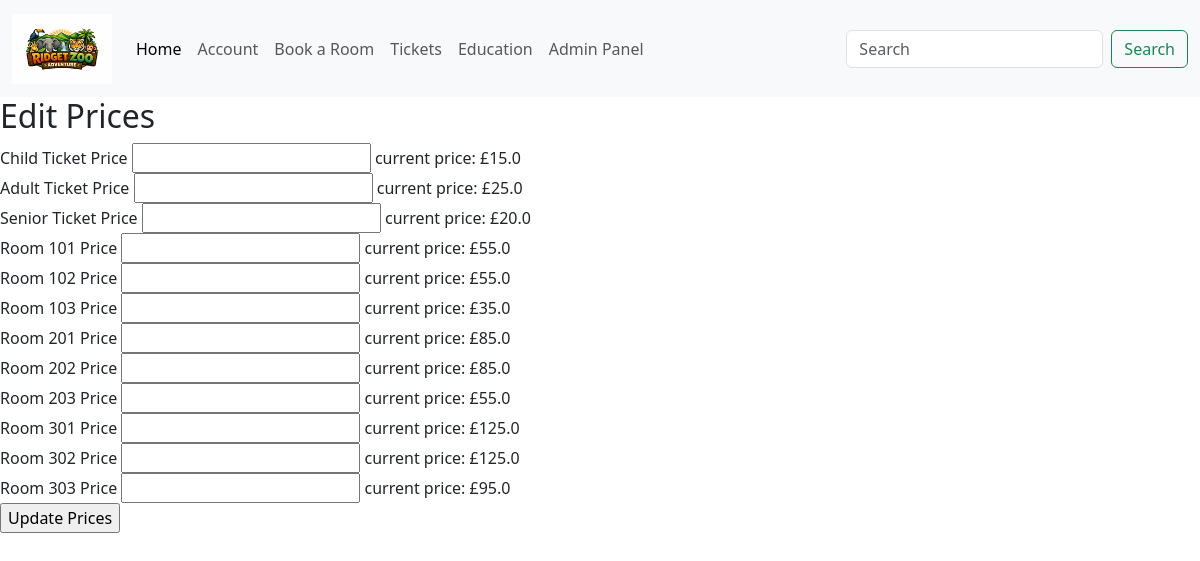
Screenshot of /edit_prices (signed in) with the database file from the repository.
### database.py (models this page shows)
class ticket_prices(db.Model):
    price_id = db.Column(db.Integer, primary_key=True)
    child_price = db.Column(db.Float, nullable=False)
    adult_price = db.Column(db.Float, nullable=False)
    senior_price = db.Column(db.Float, nullable=False)

class rooms(db.Model):
    room_id = db.Column(db.Integer, primary_key=True)
    number = db.Column(db.Integer, unique=True, nullable=False)
    type = db.Column(db.String(50), nullable=False)
    capacity = db.Column(db.Integer, nullable=False)
    price_per_night = db.Column(db.Float, nullable=False)
    availability = db.Column(db.Boolean, default=True)

### routes.py (the view)
@routes_blueprint.route('/edit_prices', methods=['POST', 'GET'])
@login_required
def edit_prices():
    if not current_user.is_admin:
        flash('Access denied. Admins only.', 'error')
        return redirect(url_for('routes.index'))
    form = EditPricesForm()
    session['current_prices'] = {
        'child_price': ticket_prices.query.first().child_price,
        'adult_price': ticket_prices.query.first().adult_price,
        'senior_price': ticket_prices.query.first().senior_price,
        'room_101_price': rooms.query.filter_by(number=101).first().price_per_night,
        'room_102_price': rooms.query.filter_by(number=102).first().price_per_night,
        'room_103_price': rooms.query.filter_by(number=103).first().price_per_night,
        'room_201_price': rooms.query.filter_by(number=201).first().price_per_night,
        'room_202_price': rooms.query.filter_by(number=202).first().price_per_night,
        'room_203_price': rooms.query.filter_by(number=203).first().price_per_night,
        'room_301_price': rooms.query.filter_by(number=301).first().price_per_night,
        'room_302_price': rooms.query.filter_by(number=302).first().price_per_night,
        'room_303_price': rooms.query.filter_by(number=303).first().price_per_night
        }
    print(session['current_prices'])
    if form.validate_on_submit():
        try:
            child_price = float(form.child_price.data)
        except ValueError:
            child_price = ticket_prices.query.first().child_price
        try:
            adult_price = float(form.adult_price.data)
        except ValueError:
            adult_price = ticket_prices.query.first().adult_price
        try:
            senior_price = float(form.senior_price.data)
        except ValueError:
            senior_price = ticket_prices.query.first().senior_price
        try:
            room_101_price = float(form.room_101_price.data)
        except ValueError:
            room_101_price = rooms.query.filter_by(number=101).first().price_per_night
        try:
            room_102_price = float(form.room_102_price.data)
        except ValueError:
            room_102_price = rooms.query.filter_by(number=102).first().price_per_night
        try:
            room_103_price = float(form.room_103_price.data)
        except ValueError:
            room_103_price = rooms.query.filter_by(number=103).first().price_per_night
        try:
            room_201_price = float(form.room_201_price.data)
        except ValueError:
            room_201_price = rooms.query.filter_by(number=201).first().price_per_night
        try:
            room_202_price = float(form.room_202_price.data)
        except ValueError:
            room_202_price = rooms.query.filter_by(number=202).first().price_per_night
        try:
            room_203_price = float(form.room_203_price.data)
        except ValueError:
            room_203_price = rooms.query.filter_by(number=203).first().price_per_night
        try:
            room_301_price = float(form.room_301_price.data)
        except ValueError:
            room_301_price = rooms.query.filter_by(number=301).first().price_per_night
        try:
            room_302_price = float(form.room_302_price.data)
        except ValueError:
            room_302_price = rooms.query.filter_by(number=302).first().price_per_night
        try:
            room_303_price = float(form.room_303_price.data)
        except ValueError:
            room_303_price = rooms.query.filter_by(number=303).first().price_per_night
        current_ticket_prices = ticket_prices.query.first()
        db.session.delete(current_ticket_prices)
        new_ticket_prices = ticket_prices(
            child_price=child_price,
            adult_price=adult_price,
            senior_price=senior_price
        )
        db.session.add(new_ticket_prices)
        room_101 = rooms.query.filter_by(number=101).first()
        room_101.price_per_night = room_101_price
        room_102 = rooms.query.filter_by(number=102).first()
        room_102.price_per_night = room_102_price
        room_103 = rooms.query.filter_by(number=103).first()
        room_103.price_per_night = room_103_price
        room_201 = rooms.query.filter_by(number=201).first()
        room_201.price_per_night = room_201_price
        room_202 = rooms.query.filter_by(number=202).first()
        room_202.price_per_night = room_202_price
        room_203 = rooms.query.filter_by(number=203).first()
        room_203.price_per_night = room_203_price
        room_301 = rooms.query.filter_by(number=301).first()
        room_301.price_per_night = room_301_price
        room_302 = rooms.query.filter_by(number=302).first()
        room_302.price_per_night = room_302_price
        room_303 = rooms.query.filter_by(number=303).first()
        room_303.price_per_night = room_303_price
        db.session.commit()
        flash('Room prices updated successfully.', 'success')
    else:
        print("Form validation failed:")
        print(form.errors)
    db.session.commit()
    return render_template('edit_prices.html', form=form, current_prices=session.get('current_prices', {}))

### mock.py (called while the page is built)
@login_manager.user_loader
def load_user(user_id):
    return User.query.get(int(user_id))

### templates/edit_prices.html (shortened to what this page needs)
{% extends "base.html" %}
{% block content %}
<h2>Edit Prices</h2>
<form method="POST">
    <div>{{ form.child_price.label }}     {{ form.child_price() }}    current price: £{{ current_prices['child_price'] }}</div>
    <div>{{ form.adult_price.label }}     {{ form.adult_price() }}    current price: £{{ current_prices['adult_price'] }}</div>
    <div>{{ form.senior_price.label }}    {{ form.senior_price() }}   current price: £{{ current_prices['senior_price'] }}</div>
    <div> {{ form.room_101_price.label }} {{ form.room_101_price() }} current price: £{{ current_prices['room_101_price'] }} </div>
    <div> {{ form.room_102_price.label }} {{ form.room_102_price() }} current price: £{{ current_prices['room_102_price'] }} </div>
    <div> {{ form.room_103_price.label }} {{ form.room_103_price() }} current price: £{{ current_prices['room_103_price'] }} </div>
    <div> {{ form.room_201_price.label }} {{ form.room_201_price() }} current price: £{{ current_prices['room_201_price'] }} </div>
    <div> {{ form.room_202_price.label }} {{ form.room_202_price() }} current price: £{{ current_prices['room_202_price'] }} </div>
    <div> {{ form.room_203_price.label }} {{ form.room_203_price() }} current price: £{{ current_prices['room_203_price'] }} </div>
    <div> {{ form.room_301_price.label }} {{ form.room_301_price() }} current price: £{{ current_prices['room_301_price'] }} </div>
    <div> {{ form.room_302_price.label }} {{ form.room_302_price() }} current price: £{{ current_prices['room_302_price'] }} </div>
    <div> {{ form.room_303_price.label }} {{ form.room_303_price() }} current price: £{{ current_prices['room_303_price'] }} </div>
    <div>
        <input type="submit" value="Update Prices">
    </div>
</form>
{% endblock %}

### rows the page displays
ticket_prices: child_price "15.0", adult_price "25.0", senior_price "20.0"
rooms: room_101_price "55.0"
rooms: room_102_price "55.0"
rooms: room_103_price "35.0"
rooms: room_201_price "85.0"
rooms: room_202_price "85.0"
rooms: room_203_price "55.0"
rooms: room_301_price "125.0"
rooms: room_302_price "125.0"
rooms: room_303_price "95.0"
